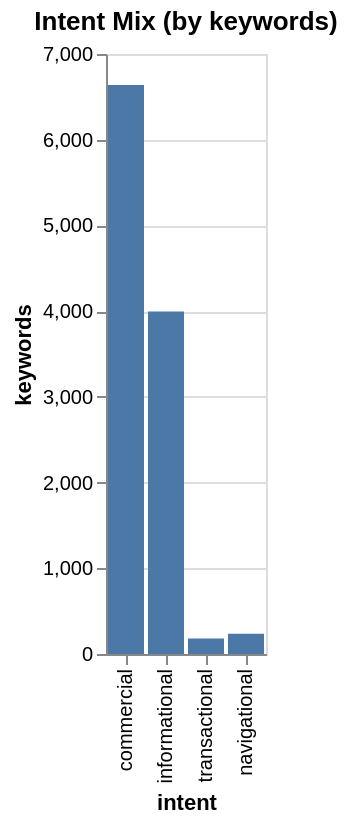

The specification (Vega-Lite) saved for this image:
### Vega-Lite specification from a JSON file in a GitHub repository (floating-point values rounded to 4 significant figures)
{"$schema": "https://vega.github.io/schema/vega-lite/v5.json", "description": "Intent Mix (by keywords)", "data": {"values": [{"intent": "commercial", "keywords": 6639}, {"intent": "informational", "keywords": 3995}, {"intent": "transactional", "keywords": 181}, {"intent": "navigational", "keywords": 235}]}, "mark": {"type": "bar", "tooltip": true}, "encoding": {"x": {"field": "intent", "type": "nominal", "sort": null}, "y": {"field": "keywords", "type": "quantitative"}}, "title": "Intent Mix (by keywords)"}
